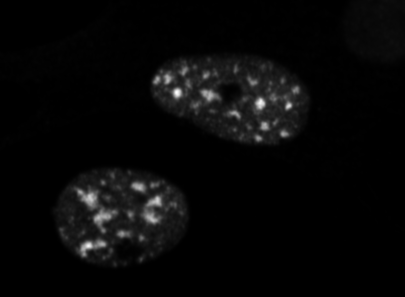
%> input picture Input/r02c06f03p02-ch2sk1fk1fl1-1.tif, 405 x 297 px
$ octave Github_Coloc23_aim1A.m   (GNU Octave 9; MATLAB toolbox functions it lacks are replaced by stand-ins)
%> lines starting %> are read from the running program, lines starting %| are printed output that depends on the picture; in (x1, y1, x2, y2) boxes, pixels count from 0 and x2, y2 are one past the last pixel; in counts of white or black regions, pixels touching at a corner belong together; the program's own positions count from 1
% The main goal of 1A is to find the nuclear mask based on the green channel
% (usually TAG-AF488) signal

clear all; clc;
% pc_server_path = fullfile('Z:','Alex Holland','Matlab Analysis','Garcea_AH230305'); % from a PC accessing the server
% mac_server_path = fullfile('/Volumes/garcea-group','Alex Holland'); % example
% mac_local_path = fullfile('/Users','alex','Desktop','AH230226 iPOND'); % example
pc_local_path = 'C:\Users\alxho\OneDrive\Desktop\iPOND Github';
current_path = pc_local_path; % to make it easy to switch between PC and Mac, local vs server
cd(current_path);

% Designating input and output folders

% Input_folder with tiff images (cropped using ImageJ)
Input_folder = fullfile(current_path,'Subset AH230226 github INPUT');

% Output folder with output images (only for aim1C)
Output_folder = fullfile(current_path,'Subset AH230226 github OUTPUT');

% NUCLEAR SEGMENTATION PARAMETERS TO ADJUST
LowAreaBound = 300; % area debris in px^2 to exclude small objects
HighAreaBound = 50000; % area debris in px^2 to exclude large objects
% large objects exclusion not actually needed since the cells were already chosen
% manually
fspecial_radius=6; %ADJUST default=6 for C57 MEFs cells, =2 for WOP cells
is_WOP=0; % if you have WOP cells use =1; for C57 use =0 (default)
% ADJUST manually thresh_bs - see section below
% "Image Overlay TEST" visualize bask_bs1
thresh_bs=600 ; % use about 2xmax value of empty region (image J histogram)


% Choose a few cells by entering the Tiff_name below:
cd(Input_folder);
Tiff_name = 'r02c06f03p02-ch2sk1fk1fl1-1.tif'; %TAG or green channel to segment since DAPI omitted
% make sure to use .tif or .tiff as appropriate in the file name


Im_double=double(imread(Tiff_name)); % this is our raw image converted to a double
%> Im_double: size 297x405 double; min 100, max 40130, mean 1368.7; mean of the top-left, top-right, bottom-left and bottom-right quarters 904.1, 2081.1, 2344.7, 149.2

% normlog enhances the image display
normlog_bs=mat2gray(log(Im_double));
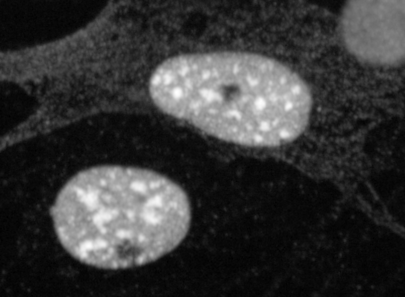
%> normlog_bs: size 297x405 double; min 0, max 1, mean 0.214
% imshow(normlog_bs, []);
% "imtool(normlog_bs,'DisplayRange',[])" in the command window

% binarize using the thresh_bs parameter
mask_bs=imbinarize(Im_double,thresh_bs); % filled
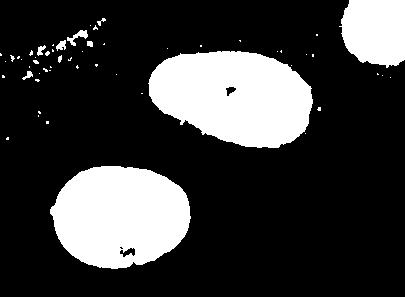
%> mask_bs: size 297x405 logical; 22.9% white; 55 white regions (45 under 20 px), largest, box (x1, y1, x2, y2) and area: (148, 51, 313, 148) 12023, (50, 166, 191, 269) 11180, (339, 0, 405, 68) 3744
mask_bs1=mask_bs; %test the threshold and vary thresh_bs

% Alex filtering based on shape
if is_WOP==0
    filter_round=fspecial('disk',fspecial_radius);
    mask_bs=imfilter(mask_bs,filter_round,'same');
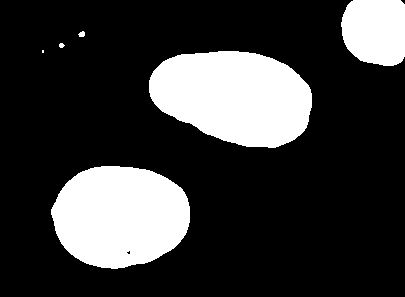
%> mask_bs: size 297x405 logical; 22.5% white; 6 white regions (1 under 20 px), largest, box (x1, y1, x2, y2) and area: (149, 51, 312, 148) 12026, (51, 166, 190, 269) 11221, (341, 0, 405, 66) 3708, (78, 31, 85, 37) 31, (59, 43, 65, 48) 22
    mask_bs2=mask_bs; %test
else
end

if is_WOP==1
    % Good for WOP cells %Active contour (AlexNov2021)
    mask_bs=activecontour(Im_double,mask_bs,'Chan-vese','SmoothFactor',0,'ContractionBias',0);
    mask_bs3=mask_bs; %test
else
end

% Doug Peters size exclusion
% binary, excludes small/large objects, mask_bs here is filled
mask_bs=xor(bwareaopen(mask_bs,LowAreaBound),bwareaopen(mask_bs,HighAreaBound));
%> mask_bs: size 297x405 logical; 22.4% white; 3 white regions, box (x1, y1, x2, y2) and area: (149, 51, 312, 148) 12026, (51, 166, 190, 269) 11221, (341, 0, 405, 66) 3708
% mask_bs=bwareaopen(mask_bs,LowAreaBound); % if cells are already handpicked
mask_bs4=mask_bs; %test

% Fill-in nucleoli
mask_filled=imfill(mask_bs4, 'holes');
%> mask_filled: size 297x405 logical; 22.4% white; 3 white regions, box (x1, y1, x2, y2) and area: (149, 51, 312, 148) 12026, (51, 166, 190, 269) 11227, (341, 0, 405, 66) 3708

% Open the final mask for better visual
mask_open=bwperim(mask_filled);
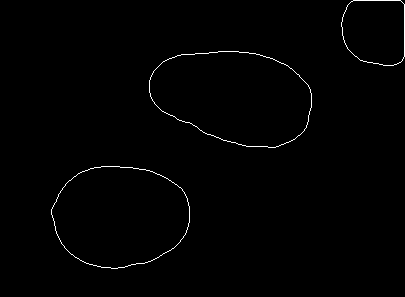
%> mask_open: size 297x405 logical; 0.78% white in thin lines or dots, all inside (x1, y1, x2, y2) = (51, 0, 405, 269)

% Image Overlay TEST (sequential mask_bs1,2,3,4) FILLED
Overlay_filled = imoverlay(normlog_bs, mask_filled, 'red');
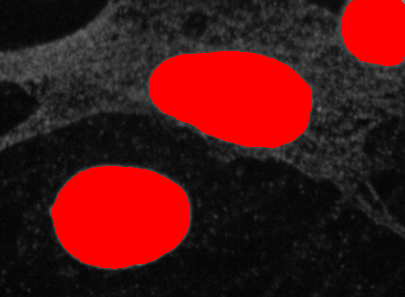
%> Overlay_filled: size 297x405x3 uint8; mean R, G, B 76.8, 19.7, 19.7

%Image Overlay FINAL- OPEN MASK
Overlay_open = imoverlay(normlog_bs, mask_open, 'red');

C=[Overlay_filled Overlay_open];
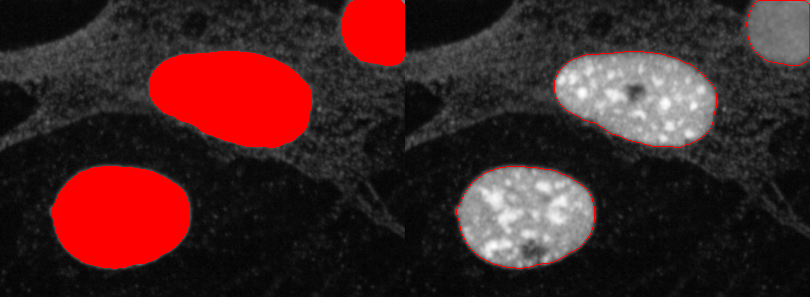
%> C: size 297x810x3 uint8; mean R, G, B 66.3, 36.7, 36.7
imshow(C);

% % If you need to troubleshoot each step, uncomment this section
% mask_test = mask_bs4; % input sequentially mask_bs1,2,3,4, mask_filled
% Overlay_open_test = imoverlay(normlog_bs, mask_test, 'green');
% imshow(Overlay_open_test);

$ run again, with Input/r02c01f02p02-ch3sk1fk1fl1-1.tif copied over Input/r02c06f03p02-ch2sk1fk1fl1-1.tif
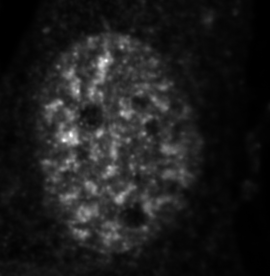
%> input picture Input/r02c01f02p02-ch3sk1fk1fl1-1.tif, 270 x 276 px
%> `mask_bs=imbinarize(Im_double,thresh_bs);`:
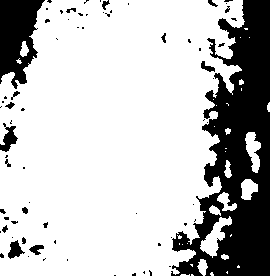
%> mask_bs: size 276x270 logical; 75.9% white; 72 black regions (54 under 20 px), largest, box (x1, y1, x2, y2) and area: (171, 0, 270, 276) 14182, (0, 0, 45, 89) 2573, (0, 123, 18, 152) 251
%> mask_open: size 276x270 logical; 0.22% white in thin lines or dots, all inside (x1, y1, x2, y2) = (201, 133, 260, 255)
%> `C=[Overlay_filled Overlay_open];`:
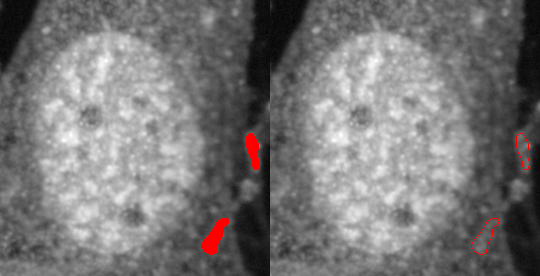
%> C: size 276x540x3 uint8; mean R, G, B 120.4, 118.7, 118.7

$ run again, with Input/r02c01f09p04-ch3sk1fk1fl1-1.tif copied over Input/r02c06f03p02-ch2sk1fk1fl1-1.tif
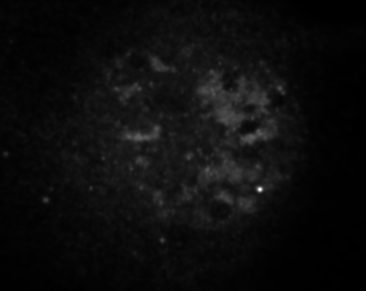
%> input picture Input/r02c01f09p04-ch3sk1fk1fl1-1.tif, 366 x 291 px
%> `mask_bs=imbinarize(Im_double,thresh_bs);`:
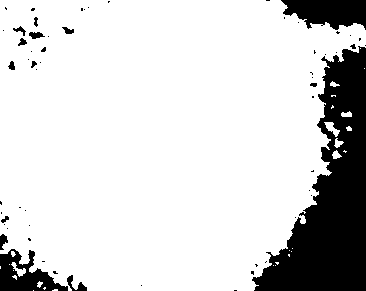
%> mask_bs: size 291x366 logical; 83.4% white; 60 black regions (46 under 20 px), largest, box (x1, y1, x2, y2) and area: (252, 46, 366, 291) 13564, (281, 0, 366, 30) 1880, (0, 249, 68, 291) 1481
%> `C=[Overlay_filled Overlay_open];`:
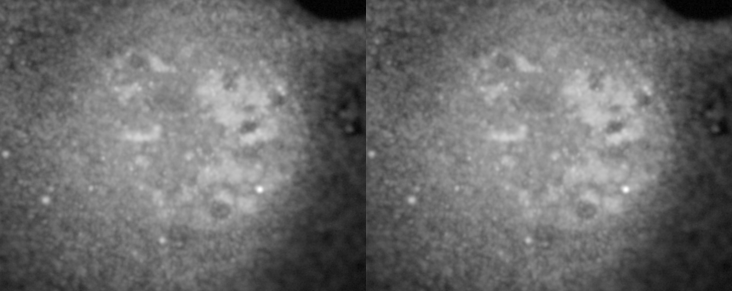
%> C: size 291x732x3 uint8; min 0, max 255, mean 107.5

$ run again, with Input/r02c01f12p03-ch2sk1fk1fl1-1.tif copied over Input/r02c06f03p02-ch2sk1fk1fl1-1.tif
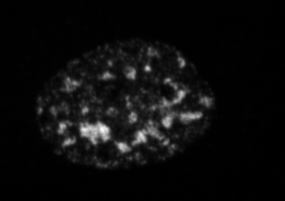
%> input picture Input/r02c01f12p03-ch2sk1fk1fl1-1.tif, 285 x 201 px
%> `mask_bs=imbinarize(Im_double,thresh_bs);`:
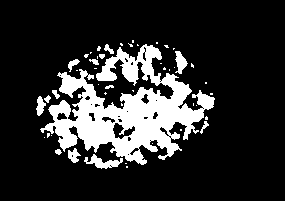
%> mask_bs: size 201x285 logical; 17.6% white; 48 white regions (34 under 20 px), largest, box (x1, y1, x2, y2) and area: (40, 44, 215, 165) 8908, (84, 154, 123, 169) 257, (175, 51, 188, 74) 170
%> mask_filled: size 201x285 logical; 17.4% white; 1 white region, box (x1, y1, x2, y2) and area: (45, 46, 214, 168) 9979
%> mask_open: size 201x285 logical; 1.5% white in thin lines or dots, all inside (x1, y1, x2, y2) = (45, 46, 214, 168)
%> `C=[Overlay_filled Overlay_open];`:
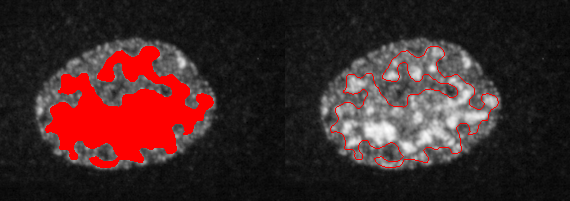
%> C: size 201x570x3 uint8; mean R, G, B 63.4, 39.3, 39.3
